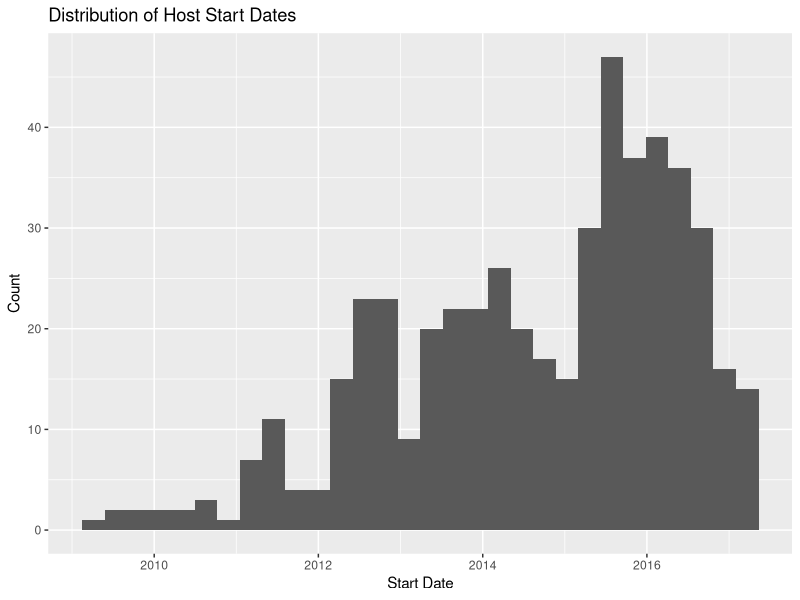

The R source for this figure:
## ---- chunk 1
knitr::opts_chunk$set(echo = TRUE)
## ---- chunk 2
library(dplyr)
library(tidyr)

airbnb = read.csv("airbnb.csv")
str(airbnb)
# Setting descriptions, URLS, to character types
airbnb_char = airbnb %>% mutate_at(c(2:12, 14, 18, 25), as.character)

# Set numerics where they're needed
library(stringr)
airbnb_char$host_response_rate = as.numeric(str_remove(airbnb_char$host_response_rate, "%"))
# all others should be properly formatted

# Set boolean columns
airbnb_char = airbnb_char %>% mutate_at(c(20, 23, 24, 29), as.character) # R won't reassign unless column is of character type
airbnb_char[airbnb_char=="f"] = "false" # true and false are parseable by as.logical
airbnb_char[airbnb_char=="t"] = "true"
airbnb_clean = airbnb_char %>% mutate_at(c(20, 23, 24, 29), as.logical)
# boolean values are set to be TRUE and FALSE

# Set missing values to NA
airbnb_clean[airbnb_clean==""] = NA # Note: this should work for both character and factor variables

# Setting dates to date types
airbnb_clean$host_since = as.Date(airbnb_clean$host_since, format="%m/%d/%Y")
# this is done last because it breaks slicing
## ---- chunk 3
library(ggplot2)

# Let's look at some counts for factors to gauge their plottability
# Unique host names:
length(unique(airbnb_clean$host_name))
# Unique host locations:
length(unique(airbnb_clean$host_location))
# Unique host neighborhoods:
length(unique(airbnb_clean$host_neighbourhood))
# Unique listing neighborhoods:
length(unique(airbnb_clean$neighbourhood))
# Unique room types:
length(unique(airbnb_clean$room_type))
# Unique bed types:
length(unique(airbnb_clean$bed_type))


# How about distributions of host start times?
ggplot(airbnb_clean, aes(host_since)) + geom_histogram() + labs(x = "Start Date", y = "Count", title = "Distribution of Host Start Dates")
## ---- chunk 4

